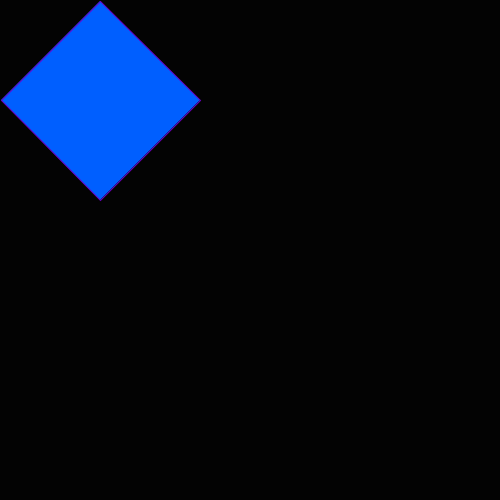
Frame 1 (no input)
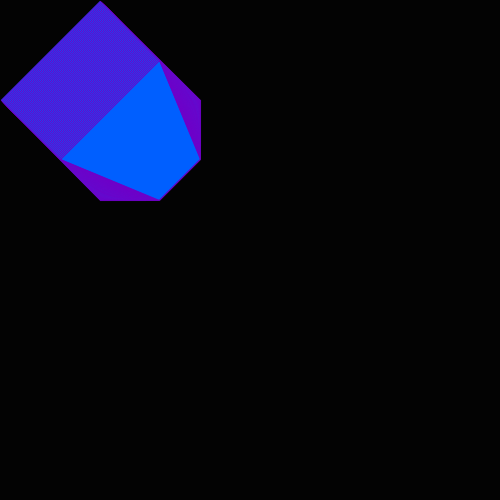
Frame 60 (the mouse pressed at the canvas centre just before this capture)
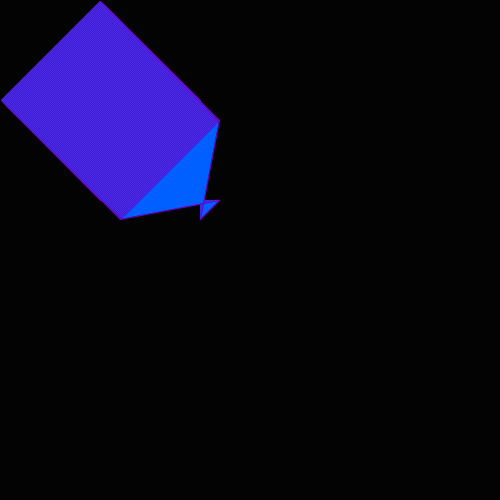
Frame 120 (the mouse held since frame 60 and released just before this capture)

The Processing sketch that drew these frames (run headless with seeded random() and noise(); from frame 60 on, the mouse is pressed at the canvas centre):

// Processing sketch: adam_projekt_2
// ── adam_projekt_2.pde
float x= 100;
float zig= 1;
float r = 109;
float g = 0;
float b = 200;
float y = 0;
void setup ()
{size(500,500);
background(3,3,3);
}
void draw()
 {
y=y+1;
  stroke(r,g,b);
  fill(random(200,170));
fill(0,95,255); 
quad(y,x,x,200,200,x,x,y);
  x=x+ +zig;
  
  if (x > zig + 450)
  {
    x=-50; 
    r = random(255);
g= random(255);
b=random(255); }
}
